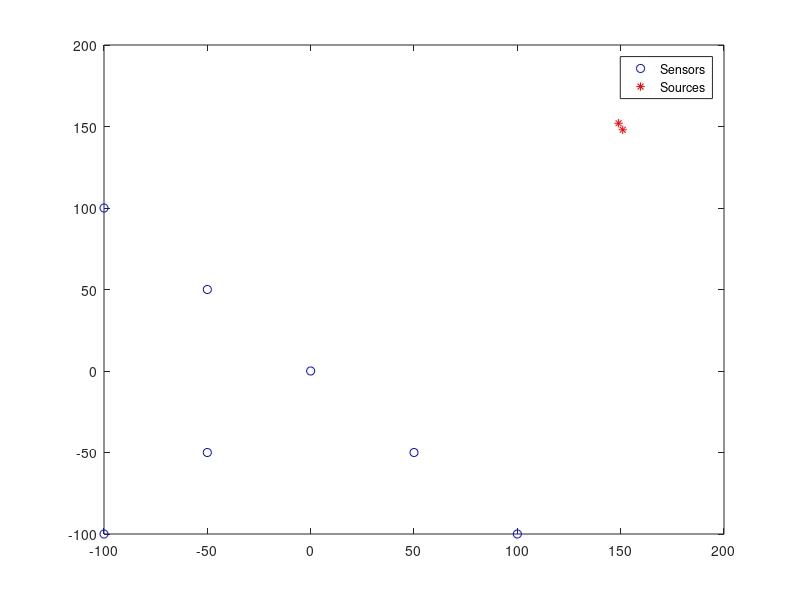

The MATLAB script that drew this image:
%Attack example 1 
s = [40,40,-40,-40,40,0,-40,0,10;40,-40,40,-40,0,40,0,-40,5];
xTrue = [10,20,0;-10,0,-10];
%Attack example 2 
s = [40,40,-40,-40,40,0,-40,0;40,-40,40,-40,0,40,0,-40];
xTrue = [10,-20,30;-100,-25,20];
%Attack example 3 
s = [40,40,-40,-40,40,0,-40,0;40,-40,40,-40,0,40,0,-40];
xTrue = [10,-20,30;-10,-25,20];
%Attack example 4 
s = [800,300,1500,-600;600,450,-1000,700];
xTrue = [1000,-200,300;-1000,-250,200];
%Attack example 5
s = [800,300,1500,-600,1500,1000,-1000,-1000,0;600,450,-1000,700,800,0,0,-1000,-1500];
xTrue = [1000,-200,300;-1000,-250,200];
%Attack example 6 
s = [0,0,0,0,0,0,0,0,0,0,0,-100,100,-200,200,-300,300,-400,400,-500,500;
    0,-100,100,-200,200,-300,300,-400,400,-500,500,0,0,0,0,0,0,0,0,0,0];
xTrue = [1500,500;2000,1000];
%Attack example 7 
s = [0,50,-50,-50,100,-100,-100;
    0,-50,50,-50,-100,100,-100];
xTrue = [151,149;148,152];

plot(s(1,:), s(2,:),'bo', xTrue(1,:), xTrue(2,:), 'r*');
legend({'Sensors', 'Sources'});